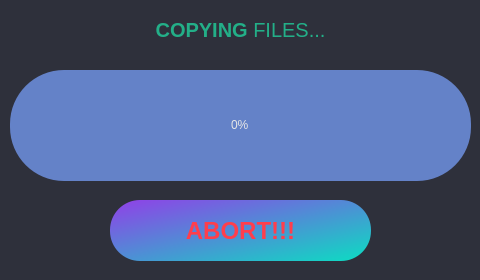
<?xml version="1.0" encoding="UTF-8"?>
<ui version="4.0">
 <class>MainWindow</class>
 <widget class="QMainWindow" name="MainWindow">
  <property name="geometry">
   <rect>
    <x>0</x>
    <y>0</y>
    <width>480</width>
    <height>280</height>
   </rect>
  </property>
  <property name="minimumSize">
   <size>
    <width>480</width>
    <height>280</height>
   </size>
  </property>
  <property name="maximumSize">
   <size>
    <width>480</width>
    <height>280</height>
   </size>
  </property>
  <property name="windowTitle">
   <string>AlphaCopy</string>
  </property>
  <property name="windowIcon">
   <iconset resource="../assets/resources.qrc">
    <normaloff>:/icons/logos/alphaletter.png</normaloff>:/icons/logos/alphaletter.png</iconset>
  </property>
  <property name="styleSheet">
   <string notr="true">background-color: rgb(46, 48, 59);
color:rgb(220, 220, 220);
border-radius: 10px;</string>
  </property>
  <widget class="QWidget" name="centralwidget">
   <layout class="QVBoxLayout" name="verticalLayout">
    <property name="leftMargin">
     <number>0</number>
    </property>
    <property name="topMargin">
     <number>0</number>
    </property>
    <property name="rightMargin">
     <number>0</number>
    </property>
    <property name="bottomMargin">
     <number>0</number>
    </property>
    <item>
     <widget class="QStackedWidget" name="stackedWidget">
      <property name="currentIndex">
       <number>3</number>
      </property>
      <widget class="QWidget" name="initPage">
       <widget class="QLabel" name="appTitle">
        <property name="geometry">
         <rect>
          <x>30</x>
          <y>20</y>
          <width>421</width>
          <height>61</height>
         </rect>
        </property>
        <property name="font">
         <font>
          <pointsize>30</pointsize>
         </font>
        </property>
        <property name="styleSheet">
         <string notr="true">color: rgb(33, 188, 162);</string>
        </property>
        <property name="text">
         <string>&lt;strong&gt;Alpha&lt;/strong&gt;Copy</string>
        </property>
        <property name="alignment">
         <set>Qt::AlignCenter</set>
        </property>
       </widget>
       <widget class="QLabel" name="logoLabel">
        <property name="geometry">
         <rect>
          <x>184</x>
          <y>100</y>
          <width>91</width>
          <height>80</height>
         </rect>
        </property>
        <property name="styleSheet">
         <string notr="true"/>
        </property>
        <property name="text">
         <string/>
        </property>
        <property name="scaledContents">
         <bool>true</bool>
        </property>
        <property name="alignment">
         <set>Qt::AlignCenter</set>
        </property>
       </widget>
       <widget class="QLabel" name="openSourceLb">
        <property name="geometry">
         <rect>
          <x>30</x>
          <y>70</y>
          <width>421</width>
          <height>21</height>
         </rect>
        </property>
        <property name="font">
         <font>
          <pointsize>10</pointsize>
         </font>
        </property>
        <property name="styleSheet">
         <string notr="true">color: rgb(143, 66, 231);</string>
        </property>
        <property name="text">
         <string>&lt;strong&gt;OPEN SOURCE&lt;/strong&gt; PROJECT</string>
        </property>
        <property name="alignment">
         <set>Qt::AlignCenter</set>
        </property>
       </widget>
       <widget class="QPushButton" name="startPB">
        <property name="geometry">
         <rect>
          <x>110</x>
          <y>200</y>
          <width>261</width>
          <height>61</height>
         </rect>
        </property>
        <property name="font">
         <font>
          <pointsize>18</pointsize>
          <weight>75</weight>
          <bold>true</bold>
         </font>
        </property>
        <property name="styleSheet">
         <string notr="true">QPushButton {
    background-color: qlineargradient(spread:pad, x1:0, y1:0, x2:1, y2:1, stop:0 rgba(0, 0, 0, 255), stop:0.0138249 rgba(0, 0, 0, 255), stop:0.0184332 rgba(143, 66, 231, 255), stop:0.976959 rgba(14, 218, 195, 255), stop:1 rgba(255, 255, 255, 255));
	color: rgb(200, 200, 200);
	border-style: none;
	border-radius: 30px;
	text-align: center;
}
QPushButton::pressed {
    background-color: qlineargradient(spread:pad, x1:0, y1:0, x2:1, y2:1, stop:0 rgba(222, 151, 255, 255), stop:1 rgba(54, 237, 216, 255));
	color: rgb(200, 200, 200);
	border-style: none;
	border-radius: 30px;
	text-align: center;
}</string>
        </property>
        <property name="text">
         <string>Start</string>
        </property>
        <property name="shortcut">
         <string>Return</string>
        </property>
        <property name="autoDefault">
         <bool>false</bool>
        </property>
       </widget>
      </widget>
      <widget class="QWidget" name="devNotFound">
       <widget class="QLabel" name="notFoundLb">
        <property name="geometry">
         <rect>
          <x>70</x>
          <y>60</y>
          <width>331</width>
          <height>41</height>
         </rect>
        </property>
        <property name="sizePolicy">
         <sizepolicy hsizetype="Fixed" vsizetype="Preferred">
          <horstretch>0</horstretch>
          <verstretch>0</verstretch>
         </sizepolicy>
        </property>
        <property name="font">
         <font>
          <pointsize>15</pointsize>
         </font>
        </property>
        <property name="styleSheet">
         <string notr="true">color: rgb(255, 0, 4);</string>
        </property>
        <property name="text">
         <string>&lt;strong&gt;   DEVICES&lt;/strong&gt; NOT FOUND!</string>
        </property>
        <property name="alignment">
         <set>Qt::AlignCenter</set>
        </property>
       </widget>
       <widget class="QPushButton" name="scanAgainPB">
        <property name="geometry">
         <rect>
          <x>110</x>
          <y>100</y>
          <width>251</width>
          <height>61</height>
         </rect>
        </property>
        <property name="font">
         <font>
          <pointsize>18</pointsize>
          <weight>75</weight>
          <bold>true</bold>
         </font>
        </property>
        <property name="styleSheet">
         <string notr="true">QPushButton {
    background-color: qlineargradient(spread:pad, x1:0, y1:0, x2:1, y2:1, stop:0 rgba(0, 0, 0, 255), stop:0.0138249 rgba(0, 0, 0, 255), stop:0.0184332 rgba(143, 66, 231, 255), stop:0.976959 rgba(14, 218, 195, 255), stop:1 rgba(255, 255, 255, 255));
	color: rgb(200, 200, 200);
	border-style: none;
	border-radius: 30px;
	text-align: center;
}
QPushButton::pressed {
    background-color: qlineargradient(spread:pad, x1:0, y1:0, x2:1, y2:1, stop:0 rgba(222, 151, 255, 255), stop:1 rgba(54, 237, 216, 255));
	color: rgb(200, 200, 200);
	border-style: none;
	border-radius: 30px;
	text-align: center;
}</string>
        </property>
        <property name="text">
         <string>Scan Again?</string>
        </property>
        <property name="shortcut">
         <string>Return</string>
        </property>
        <property name="autoDefault">
         <bool>false</bool>
        </property>
       </widget>
       <widget class="QLabel" name="notFoundDescriptionLb">
        <property name="geometry">
         <rect>
          <x>10</x>
          <y>180</y>
          <width>461</width>
          <height>20</height>
         </rect>
        </property>
        <property name="font">
         <font>
          <pointsize>14</pointsize>
          <weight>75</weight>
          <bold>true</bold>
         </font>
        </property>
        <property name="styleSheet">
         <string notr="true">color: rgb(255, 62, 76);</string>
        </property>
        <property name="text">
         <string/>
        </property>
        <property name="alignment">
         <set>Qt::AlignCenter</set>
        </property>
       </widget>
       <zorder>notFoundLb</zorder>
       <zorder>notFoundDescriptionLb</zorder>
       <zorder>scanAgainPB</zorder>
      </widget>
      <widget class="QWidget" name="foundDevs">
       <widget class="QLabel" name="foundDevicesLb">
        <property name="geometry">
         <rect>
          <x>30</x>
          <y>40</y>
          <width>421</width>
          <height>31</height>
         </rect>
        </property>
        <property name="font">
         <font>
          <pointsize>15</pointsize>
         </font>
        </property>
        <property name="styleSheet">
         <string notr="true">color: rgb(35, 175, 136);</string>
        </property>
        <property name="text">
         <string>&lt;strong&gt;FOUND&lt;/strong&gt; DEVICES</string>
        </property>
        <property name="alignment">
         <set>Qt::AlignCenter</set>
        </property>
       </widget>
       <widget class="QLabel" name="arrowLb">
        <property name="geometry">
         <rect>
          <x>200</x>
          <y>90</y>
          <width>79</width>
          <height>51</height>
         </rect>
        </property>
        <property name="font">
         <font>
          <pointsize>40</pointsize>
         </font>
        </property>
        <property name="styleSheet">
         <string notr="true">color: rgb(35, 175, 136);</string>
        </property>
        <property name="text">
         <string>&gt;</string>
        </property>
        <property name="alignment">
         <set>Qt::AlignCenter</set>
        </property>
       </widget>
       <widget class="QLineEdit" name="sdLE">
        <property name="enabled">
         <bool>false</bool>
        </property>
        <property name="geometry">
         <rect>
          <x>60</x>
          <y>150</y>
          <width>113</width>
          <height>27</height>
         </rect>
        </property>
        <property name="font">
         <font>
          <pointsize>8</pointsize>
         </font>
        </property>
        <property name="styleSheet">
         <string notr="true">QLineEdit {
	
	color: rgb(200, 200, 200);
	background-color: rgb(46, 48, 69);

}</string>
        </property>
        <property name="text">
         <string/>
        </property>
        <property name="alignment">
         <set>Qt::AlignCenter</set>
        </property>
        <property name="placeholderText">
         <string>SD Label</string>
        </property>
       </widget>
       <widget class="QPushButton" name="makeCopyPB">
        <property name="geometry">
         <rect>
          <x>270</x>
          <y>200</y>
          <width>181</width>
          <height>61</height>
         </rect>
        </property>
        <property name="font">
         <font>
          <pointsize>18</pointsize>
          <weight>75</weight>
          <bold>true</bold>
         </font>
        </property>
        <property name="styleSheet">
         <string notr="true">QPushButton {
    background-color: qlineargradient(spread:pad, x1:0, y1:0, x2:1, y2:1, stop:0 rgba(0, 0, 0, 255), stop:0.0138249 rgba(0, 0, 0, 255), stop:0.0184332 rgba(143, 66, 231, 255), stop:0.976959 rgba(14, 218, 195, 255), stop:1 rgba(255, 255, 255, 255));
	color: rgb(200, 200, 200);
	border-style: none;
	border-radius: 30px;
	text-align: center;
}
QPushButton::pressed {
    background-color: qlineargradient(spread:pad, x1:0, y1:0, x2:1, y2:1, stop:0 rgba(222, 151, 255, 255), stop:1 rgba(54, 237, 216, 255));
	color: rgb(200, 200, 200);
	border-style: none;
	border-radius: 30px;
	text-align: center;
}</string>
        </property>
        <property name="text">
         <string>Make Copy</string>
        </property>
        <property name="shortcut">
         <string>Return</string>
        </property>
       </widget>
       <widget class="QLineEdit" name="hddLE">
        <property name="enabled">
         <bool>false</bool>
        </property>
        <property name="geometry">
         <rect>
          <x>290</x>
          <y>150</y>
          <width>113</width>
          <height>27</height>
         </rect>
        </property>
        <property name="font">
         <font>
          <pointsize>8</pointsize>
         </font>
        </property>
        <property name="styleSheet">
         <string notr="true">QLineEdit {
	
	color: rgb(200, 200, 200);
	background-color: rgb(46, 48, 69);

}</string>
        </property>
        <property name="text">
         <string/>
        </property>
        <property name="alignment">
         <set>Qt::AlignCenter</set>
        </property>
        <property name="placeholderText">
         <string>HDD Label</string>
        </property>
       </widget>
       <widget class="QLabel" name="sdIconLb">
        <property name="geometry">
         <rect>
          <x>80</x>
          <y>80</y>
          <width>71</width>
          <height>61</height>
         </rect>
        </property>
        <property name="text">
         <string/>
        </property>
        <property name="scaledContents">
         <bool>true</bool>
        </property>
        <property name="alignment">
         <set>Qt::AlignCenter</set>
        </property>
       </widget>
       <widget class="QLabel" name="hddIconLb">
        <property name="geometry">
         <rect>
          <x>310</x>
          <y>80</y>
          <width>71</width>
          <height>61</height>
         </rect>
        </property>
        <property name="text">
         <string/>
        </property>
        <property name="scaledContents">
         <bool>true</bool>
        </property>
        <property name="alignment">
         <set>Qt::AlignCenter</set>
        </property>
       </widget>
       <widget class="QPushButton" name="returnToHomePB">
        <property name="geometry">
         <rect>
          <x>30</x>
          <y>200</y>
          <width>181</width>
          <height>61</height>
         </rect>
        </property>
        <property name="font">
         <font>
          <pointsize>18</pointsize>
          <weight>75</weight>
          <bold>true</bold>
         </font>
        </property>
        <property name="styleSheet">
         <string notr="true">QPushButton {
    background-color: qlineargradient(spread:pad, x1:0, y1:0, x2:1, y2:1, stop:0 rgba(0, 0, 0, 255), stop:0.0138249 rgba(0, 0, 0, 255), stop:0.0184332 rgba(143, 66, 231, 255), stop:0.976959 rgba(14, 218, 195, 255), stop:1 rgba(255, 255, 255, 255));
	color: rgb(200, 200, 200);
	border-style: none;
	border-radius: 30px;
	text-align: center;
}
QPushButton::pressed {
    background-color: qlineargradient(spread:pad, x1:0, y1:0, x2:1, y2:1, stop:0 rgba(222, 151, 255, 255), stop:1 rgba(54, 237, 216, 255));
	color: rgb(200, 200, 200);
	border-style: none;
	border-radius: 30px;
	text-align: center;
}</string>
        </property>
        <property name="text">
         <string>&lt; Back  </string>
        </property>
       </widget>
      </widget>
      <widget class="QWidget" name="progBar">
       <widget class="QLabel" name="copyingFileLb">
        <property name="geometry">
         <rect>
          <x>40</x>
          <y>10</y>
          <width>401</width>
          <height>41</height>
         </rect>
        </property>
        <property name="font">
         <font>
          <pointsize>15</pointsize>
         </font>
        </property>
        <property name="styleSheet">
         <string notr="true">color: rgb(35, 175, 136);</string>
        </property>
        <property name="text">
         <string>&lt;strong&gt;COPYING&lt;/strong&gt; FILES...</string>
        </property>
        <property name="alignment">
         <set>Qt::AlignCenter</set>
        </property>
       </widget>
       <widget class="QProgressBar" name="copyProgrB">
        <property name="geometry">
         <rect>
          <x>10</x>
          <y>70</y>
          <width>461</width>
          <height>111</height>
         </rect>
        </property>
        <property name="styleSheet">
         <string notr="true">QProgressBar {
	background-color: rgb(100, 130, 200);
	color: rgb(230, 230, 230);
	border-style: none;
	border-radius: 54px;
	text-align: center;
}
QProgressBar::chunk{
	border-radius: 30px;
	background-color: qlineargradient(spread:pad, x1:0, y1:0, x2:1, y2:1, stop:0 rgba(0, 0, 0, 255), stop:0.0138249 rgba(0, 0, 0, 255), stop:0.0184332 rgba(143, 66, 231, 255), stop:0.976959 rgba(14, 218, 195, 255), stop:1 rgba(255, 255, 255, 255));
}</string>
        </property>
        <property name="minimum">
         <number>0</number>
        </property>
        <property name="maximum">
         <number>8</number>
        </property>
        <property name="value">
         <number>0</number>
        </property>
        <property name="invertedAppearance">
         <bool>false</bool>
        </property>
        <property name="format">
         <string>%p%</string>
        </property>
       </widget>
       <widget class="QPushButton" name="abortCopyPB">
        <property name="geometry">
         <rect>
          <x>110</x>
          <y>200</y>
          <width>261</width>
          <height>61</height>
         </rect>
        </property>
        <property name="font">
         <font>
          <pointsize>18</pointsize>
          <weight>75</weight>
          <bold>true</bold>
         </font>
        </property>
        <property name="styleSheet">
         <string notr="true">QPushButton {
    background-color: qlineargradient(spread:pad, x1:0, y1:0, x2:1, y2:1, stop:0 rgba(0, 0, 0, 255), stop:0.0138249 rgba(0, 0, 0, 255), stop:0.0184332 rgba(143, 66, 231, 255), stop:0.976959 rgba(14, 218, 195, 255), stop:1 rgba(255, 255, 255, 255));
	color: rgb(255, 62, 76);
	border-style: none;
	border-radius: 30px;
	text-align: center;
}
QPushButton::pressed {
    background-color: qlineargradient(spread:pad, x1:0, y1:0, x2:1, y2:1, stop:0 rgba(222, 151, 255, 255), stop:1 rgba(54, 237, 216, 255));
	color: rgb(255, 38, 0);
	border-style: none;
	border-radius: 30px;
	text-align: center;
}</string>
        </property>
        <property name="text">
         <string>ABORT!!!</string>
        </property>
        <property name="shortcut">
         <string>Return</string>
        </property>
       </widget>
      </widget>
      <widget class="QWidget" name="successCopy">
       <widget class="QLabel" name="succesfulLb">
        <property name="geometry">
         <rect>
          <x>60</x>
          <y>60</y>
          <width>351</width>
          <height>41</height>
         </rect>
        </property>
        <property name="font">
         <font>
          <pointsize>15</pointsize>
         </font>
        </property>
        <property name="styleSheet">
         <string notr="true">color: rgb(35, 175, 136);</string>
        </property>
        <property name="text">
         <string>&lt;STRONG&gt;SUCCESFUL&lt;/strong&gt; COPY</string>
        </property>
        <property name="alignment">
         <set>Qt::AlignCenter</set>
        </property>
       </widget>
       <widget class="QPushButton" name="donePB">
        <property name="geometry">
         <rect>
          <x>110</x>
          <y>100</y>
          <width>251</width>
          <height>61</height>
         </rect>
        </property>
        <property name="font">
         <font>
          <pointsize>18</pointsize>
          <weight>75</weight>
          <bold>true</bold>
         </font>
        </property>
        <property name="styleSheet">
         <string notr="true">QPushButton {
    background-color: qlineargradient(spread:pad, x1:0, y1:0, x2:1, y2:1, stop:0 rgba(0, 0, 0, 255), stop:0.0138249 rgba(0, 0, 0, 255), stop:0.0184332 rgba(143, 66, 231, 255), stop:0.976959 rgba(14, 218, 195, 255), stop:1 rgba(255, 255, 255, 255));
	color: rgb(200, 200, 200);
	border-style: none;
	border-radius: 30px;
	text-align: center;
}
QPushButton::pressed {
    background-color: qlineargradient(spread:pad, x1:0, y1:0, x2:1, y2:1, stop:0 rgba(222, 151, 255, 255), stop:1 rgba(54, 237, 216, 255));
	color: rgb(200, 200, 200);
	border-style: none;
	border-radius: 30px;
	text-align: center;
}</string>
        </property>
        <property name="text">
         <string>Done</string>
        </property>
        <property name="shortcut">
         <string>Return</string>
        </property>
       </widget>
      </widget>
      <widget class="QWidget" name="errorsFound">
       <widget class="QPushButton" name="errorDonePB">
        <property name="geometry">
         <rect>
          <x>110</x>
          <y>100</y>
          <width>251</width>
          <height>61</height>
         </rect>
        </property>
        <property name="font">
         <font>
          <pointsize>18</pointsize>
          <weight>75</weight>
          <bold>true</bold>
         </font>
        </property>
        <property name="styleSheet">
         <string notr="true">QPushButton {
    background-color: qlineargradient(spread:pad, x1:0, y1:0, x2:1, y2:1, stop:0 rgba(0, 0, 0, 255), stop:0.0138249 rgba(0, 0, 0, 255), stop:0.0184332 rgba(143, 66, 231, 255), stop:0.976959 rgba(14, 218, 195, 255), stop:1 rgba(255, 255, 255, 255));
	color: rgb(255, 62, 76);
	border-style: none;
	border-radius: 30px;
	text-align: center;
}
QPushButton::pressed {
    background-color: qlineargradient(spread:pad, x1:0, y1:0, x2:1, y2:1, stop:0 rgba(222, 151, 255, 255), stop:1 rgba(54, 237, 216, 255));
	color: rgb(200, 200, 200);
	border-style: none;
	border-radius: 30px;
	text-align: center;
}</string>
        </property>
        <property name="text">
         <string>Done!</string>
        </property>
        <property name="shortcut">
         <string>Return</string>
        </property>
       </widget>
       <widget class="QLabel" name="errorsFoundLb">
        <property name="geometry">
         <rect>
          <x>40</x>
          <y>60</y>
          <width>401</width>
          <height>41</height>
         </rect>
        </property>
        <property name="font">
         <font>
          <pointsize>15</pointsize>
         </font>
        </property>
        <property name="styleSheet">
         <string notr="true">color: rgb(255, 62, 76);</string>
        </property>
        <property name="text">
         <string>&lt;strong&gt;ERRORS&lt;/strong&gt; FOUND!</string>
        </property>
        <property name="alignment">
         <set>Qt::AlignCenter</set>
        </property>
       </widget>
       <zorder>errorsFoundLb</zorder>
       <zorder>errorDonePB</zorder>
      </widget>
      <widget class="QWidget" name="ejectDevs">
       <widget class="QPushButton" name="ejectPB">
        <property name="geometry">
         <rect>
          <x>110</x>
          <y>100</y>
          <width>251</width>
          <height>61</height>
         </rect>
        </property>
        <property name="font">
         <font>
          <pointsize>18</pointsize>
          <weight>75</weight>
          <bold>true</bold>
         </font>
        </property>
        <property name="styleSheet">
         <string notr="true">QPushButton {
    background-color: qlineargradient(spread:pad, x1:0, y1:0, x2:1, y2:1, stop:0 rgba(0, 0, 0, 255), stop:0.0138249 rgba(0, 0, 0, 255), stop:0.0184332 rgba(143, 66, 231, 255), stop:0.976959 rgba(14, 218, 195, 255), stop:1 rgba(255, 255, 255, 255));
	color: rgb(200, 200, 200);
	border-style: none;
	border-radius: 30px;
	text-align: center;
}
QPushButton::pressed {
    background-color: qlineargradient(spread:pad, x1:0, y1:0, x2:1, y2:1, stop:0 rgba(222, 151, 255, 255), stop:1 rgba(54, 237, 216, 255));
	color: rgb(200, 200, 200);
	border-style: none;
	border-radius: 30px;
	text-align: center;
}</string>
        </property>
        <property name="text">
         <string>Eject Devices</string>
        </property>
        <property name="shortcut">
         <string>Return</string>
        </property>
       </widget>
      </widget>
      <widget class="QWidget" name="newCopy">
       <widget class="QPushButton" name="newCoyPB">
        <property name="geometry">
         <rect>
          <x>110</x>
          <y>100</y>
          <width>251</width>
          <height>61</height>
         </rect>
        </property>
        <property name="font">
         <font>
          <pointsize>18</pointsize>
          <weight>75</weight>
          <bold>true</bold>
         </font>
        </property>
        <property name="styleSheet">
         <string notr="true">QPushButton {
    background-color: qlineargradient(spread:pad, x1:0, y1:0, x2:1, y2:1, stop:0 rgba(0, 0, 0, 255), stop:0.0138249 rgba(0, 0, 0, 255), stop:0.0184332 rgba(143, 66, 231, 255), stop:0.976959 rgba(14, 218, 195, 255), stop:1 rgba(255, 255, 255, 255));
	color: rgb(200, 200, 200);
	border-style: none;
	border-radius: 30px;
	text-align: center;
}
QPushButton::pressed {
    background-color: qlineargradient(spread:pad, x1:0, y1:0, x2:1, y2:1, stop:0 rgba(222, 151, 255, 255), stop:1 rgba(54, 237, 216, 255));
	color: rgb(200, 200, 200);
	border-style: none;
	border-radius: 30px;
	text-align: center;
}</string>
        </property>
        <property name="text">
         <string>Make New Copy</string>
        </property>
        <property name="shortcut">
         <string>Return</string>
        </property>
       </widget>
       <widget class="QLabel" name="ejectedLb">
        <property name="geometry">
         <rect>
          <x>30</x>
          <y>60</y>
          <width>421</width>
          <height>41</height>
         </rect>
        </property>
        <property name="font">
         <font>
          <pointsize>15</pointsize>
         </font>
        </property>
        <property name="styleSheet">
         <string notr="true">color: rgb(35, 175, 136);</string>
        </property>
        <property name="text">
         <string>&lt;strong&gt;EJECTED&lt;/strong&gt; DEVICES</string>
        </property>
        <property name="alignment">
         <set>Qt::AlignCenter</set>
        </property>
       </widget>
       <zorder>ejectedLb</zorder>
       <zorder>newCoyPB</zorder>
      </widget>
      <widget class="QWidget" name="verifying">
       <widget class="QProgressBar" name="verifyingProgrB">
        <property name="geometry">
         <rect>
          <x>50</x>
          <y>100</y>
          <width>381</width>
          <height>61</height>
         </rect>
        </property>
        <property name="styleSheet">
         <string notr="true">QProgressBar {
	background-color: rgb(100, 130, 200);
	color: rgb(230, 230, 230);
	border-style: none;
	border-radius: 30px;
	text-align: center;
}
QProgressBar::chunk{
	border-radius: 35px;
	background-color: qlineargradient(spread:pad, x1:0, y1:0, x2:1, y2:1, stop:0 rgba(0, 0, 0, 255), stop:0.0138249 rgba(0, 0, 0, 255), stop:0.0184332 rgba(143, 66, 231, 255), stop:0.976959 rgba(14, 218, 195, 255), stop:1 rgba(255, 255, 255, 255));
}</string>
        </property>
        <property name="minimum">
         <number>0</number>
        </property>
        <property name="maximum">
         <number>8</number>
        </property>
        <property name="value">
         <number>0</number>
        </property>
        <property name="format">
         <string>%p%</string>
        </property>
       </widget>
       <widget class="QLabel" name="verifyingLb">
        <property name="geometry">
         <rect>
          <x>70</x>
          <y>60</y>
          <width>331</width>
          <height>41</height>
         </rect>
        </property>
        <property name="font">
         <font>
          <pointsize>15</pointsize>
         </font>
        </property>
        <property name="styleSheet">
         <string notr="true">color: rgb(35, 175, 136);</string>
        </property>
        <property name="text">
         <string>&lt;strong&gt;VERIFYING&lt;/strong&gt; FILES...</string>
        </property>
        <property name="alignment">
         <set>Qt::AlignCenter</set>
        </property>
       </widget>
       <zorder>verifyingLb</zorder>
       <zorder>verifyingProgrB</zorder>
      </widget>
     </widget>
    </item>
   </layout>
  </widget>
 </widget>
 <resources>
  <include location="../assets/resources.qrc"/>
 </resources>
 <connections>
  <connection>
   <sender>scanAgainPB</sender>
   <signal>clicked()</signal>
   <receiver>MainWindow</receiver>
   <slot>scan()</slot>
   <hints>
    <hint type="sourcelabel">
     <x>234</x>
     <y>169</y>
    </hint>
    <hint type="destinationlabel">
     <x>239</x>
     <y>139</y>
    </hint>
   </hints>
  </connection>
  <connection>
   <sender>makeCopyPB</sender>
   <signal>clicked()</signal>
   <receiver>MainWindow</receiver>
   <slot>copy()</slot>
   <hints>
    <hint type="sourcelabel">
     <x>224</x>
     <y>195</y>
    </hint>
    <hint type="destinationlabel">
     <x>475</x>
     <y>223</y>
    </hint>
   </hints>
  </connection>
  <connection>
   <sender>ejectPB</sender>
   <signal>clicked()</signal>
   <receiver>MainWindow</receiver>
   <slot>eject()</slot>
   <hints>
    <hint type="sourcelabel">
     <x>225</x>
     <y>120</y>
    </hint>
    <hint type="destinationlabel">
     <x>479</x>
     <y>189</y>
    </hint>
   </hints>
  </connection>
  <connection>
   <sender>donePB</sender>
   <signal>clicked()</signal>
   <receiver>MainWindow</receiver>
   <slot>done()</slot>
   <hints>
    <hint type="sourcelabel">
     <x>253</x>
     <y>135</y>
    </hint>
    <hint type="destinationlabel">
     <x>480</x>
     <y>153</y>
    </hint>
   </hints>
  </connection>
  <connection>
   <sender>startPB</sender>
   <signal>clicked()</signal>
   <receiver>MainWindow</receiver>
   <slot>scan()</slot>
   <hints>
    <hint type="sourcelabel">
     <x>249</x>
     <y>218</y>
    </hint>
    <hint type="destinationlabel">
     <x>300</x>
     <y>331</y>
    </hint>
   </hints>
  </connection>
  <connection>
   <sender>errorDonePB</sender>
   <signal>clicked()</signal>
   <receiver>MainWindow</receiver>
   <slot>done()</slot>
   <hints>
    <hint type="sourcelabel">
     <x>250</x>
     <y>150</y>
    </hint>
    <hint type="destinationlabel">
     <x>224</x>
     <y>540</y>
    </hint>
   </hints>
  </connection>
  <connection>
   <sender>abortCopyPB</sender>
   <signal>clicked()</signal>
   <receiver>MainWindow</receiver>
   <slot>abortCopy()</slot>
   <hints>
    <hint type="sourcelabel">
     <x>276</x>
     <y>231</y>
    </hint>
    <hint type="destinationlabel">
     <x>293</x>
     <y>407</y>
    </hint>
   </hints>
  </connection>
  <connection>
   <sender>copyProgrB</sender>
   <signal>valueChanged(int)</signal>
   <receiver>MainWindow</receiver>
   <slot>setCopyProgressBarStylesheet()</slot>
   <hints>
    <hint type="sourcelabel">
     <x>225</x>
     <y>121</y>
    </hint>
    <hint type="destinationlabel">
     <x>411</x>
     <y>337</y>
    </hint>
   </hints>
  </connection>
  <connection>
   <sender>returnToHomePB</sender>
   <signal>clicked()</signal>
   <receiver>MainWindow</receiver>
   <slot>returnToHome()</slot>
   <hints>
    <hint type="sourcelabel">
     <x>67</x>
     <y>36</y>
    </hint>
    <hint type="destinationlabel">
     <x>89</x>
     <y>327</y>
    </hint>
   </hints>
  </connection>
 </connections>
 <slots>
  <slot>scan()</slot>
  <slot>copy()</slot>
  <slot>done()</slot>
  <slot>eject()</slot>
  <slot>abortCopy()</slot>
  <slot>setCopyProgressBarStylesheet()</slot>
  <slot>returnToHome()</slot>
 </slots>
</ui>
